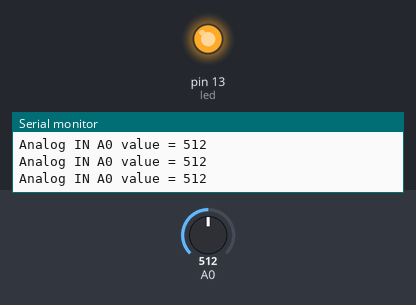
Bench run of a sketch on a simulated Arduino Uno, built with avr-gcc and run on an emulated ATmega328P. On the bench: output pins drawn as LEDs (lit = HIGH), the last lines printed to the serial monitor. The test bench sets the inputs (shaded band); at power-on: A0 = 512.

Above: at 1.2 s.
1.3 s: A0 set to 214
4.3 s: A0 set to 190
At 5.4 s:
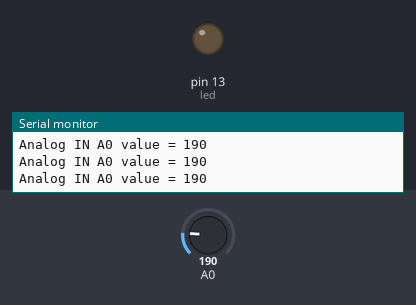
5.8 s: A0 set to 306
At 7.1 s:
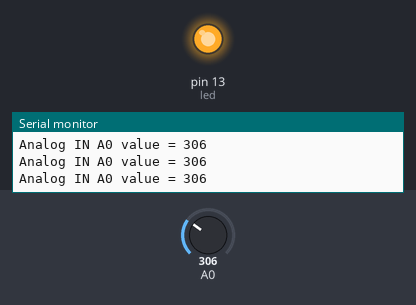
8.8 s: A0 set to 122
At 9.4 s:
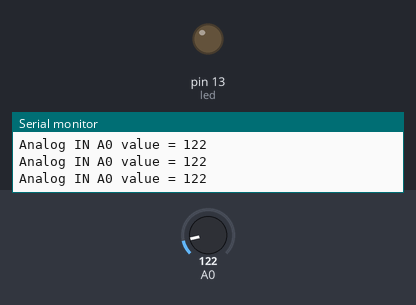
Timing chart, 0 to 11.8 s (numbered marks = the images above; inputs shaded):
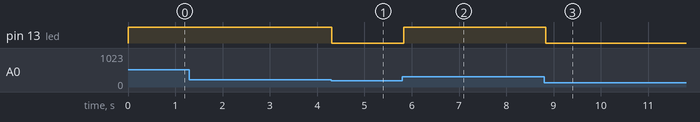

The sketch:

LightLDR.ino
```cpp
/*
  HoverBlink

  Turns an LED on when the LDR is hovered.

  Most Arduinos have an on-board LED you can control.
  On the UNO it is attached to digital pin 13

  This example code is modified from.
  https://www.arduino.cc/en/Tutorial/BuiltInExamples/Blink
*/

const int ldrToggleValue = 200;
int led = 13;  // define a variable to hold the pin number of the internal LED

// the setup function runs once when you press reset or power the board
void setup() {
  Serial.begin(9600);
  // initialize digital pin LED_BUILTIN as an output.
  pinMode(led, OUTPUT);
}

// the loop function runs over and over again forever
void loop() {
  // read the input on analog pin 0:
  int sensorValue = analogRead(A0);

  // print out the value you read:
  Serial.print("Analog IN A0 value = ");
  Serial.println(sensorValue);

  if (sensorValue > ldrToggleValue)
  {
      digitalWrite(led, HIGH);   // turn the LED on (HIGH is the voltage level)
  }
  else
  {
      digitalWrite(led, LOW);    // turn the LED off by making the voltage LOW
  }

  delay(20);                   // wait for half a second
}
```

Measured:
- the behaviour switches between 201 and 200 on A0 (found by bisection; images 0 and 1)
- after the input at 4.3 s, pin 13 (led): HIGH → LOW at once
- after the input at 5.8 s, pin 13 (led): LOW → HIGH at once
- after the input at 8.8 s, pin 13 (led): HIGH → LOW at once
